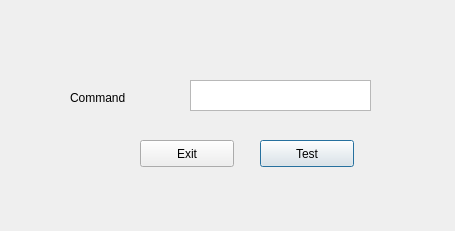
<?xml version="1.0" encoding="UTF-8"?>
<ui version="4.0">
 <class>Dialog</class>
 <widget class="QDialog" name="Dialog">
  <property name="geometry">
   <rect>
    <x>0</x>
    <y>0</y>
    <width>455</width>
    <height>231</height>
   </rect>
  </property>
  <property name="windowTitle">
   <string>Test Clemente</string>
  </property>
  <widget class="QPushButton" name="push_button_test">
   <property name="geometry">
    <rect>
     <x>260</x>
     <y>140</y>
     <width>94</width>
     <height>27</height>
    </rect>
   </property>
   <property name="text">
    <string>Test</string>
   </property>
  </widget>
  <widget class="QTextEdit" name="text_edit_command">
   <property name="geometry">
    <rect>
     <x>190</x>
     <y>80</y>
     <width>181</width>
     <height>31</height>
    </rect>
   </property>
  </widget>
  <widget class="QLabel" name="label">
   <property name="geometry">
    <rect>
     <x>70</x>
     <y>90</y>
     <width>71</width>
     <height>16</height>
    </rect>
   </property>
   <property name="text">
    <string>Command</string>
   </property>
  </widget>
  <widget class="QPushButton" name="push_button_exit">
   <property name="geometry">
    <rect>
     <x>140</x>
     <y>140</y>
     <width>94</width>
     <height>27</height>
    </rect>
   </property>
   <property name="text">
    <string>Exit</string>
   </property>
  </widget>
 </widget>
 <resources/>
 <connections>
  <connection>
   <sender>push_button_exit</sender>
   <signal>clicked()</signal>
   <receiver>Dialog</receiver>
   <slot>close()</slot>
   <hints>
    <hint type="sourcelabel">
     <x>186</x>
     <y>153</y>
    </hint>
    <hint type="destinationlabel">
     <x>227</x>
     <y>115</y>
    </hint>
   </hints>
  </connection>
 </connections>
</ui>
